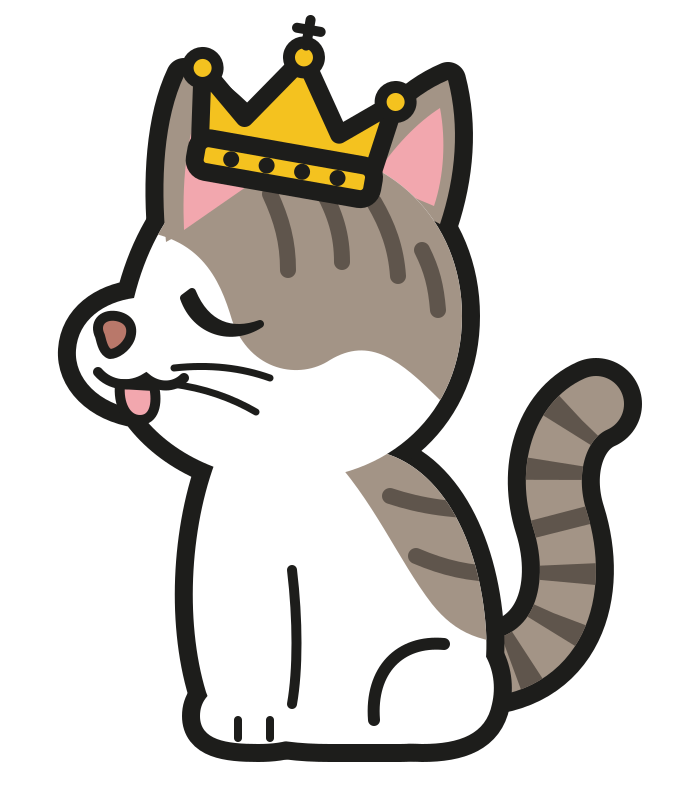

This figure's Python source:
# Lola-Logo: python lola.py (schreibt lola.svg); python make_assets.py (icon.png, logo.png, Vorschau)
"""Lola-Logo als SVG (Stil: flach, dicke schwarze Kontur, Krone, Augen zu)."""
import cairosvg, sys

K = "#1d1d1b"        # Kontur
W = "#ffffff"        # Fell weiß
T = "#a39486"        # Tabby hell
TD = "#5f554c"       # Tabby Streifen
G = "#f4c21f"        # Gold
P = "#f2a7ae"        # Rosa (Ohr, Zunge)
N = "#b9786a"        # Nase
SW = 18              # Konturbreite

def cat(bg=None):
    head = "M 318 168 C 420 168 492 240 492 336 C 492 432 420 500 318 500 C 250 500 196 470 168 430 C 128 424 104 398 106 370 C 108 340 134 322 164 318 C 186 228 244 168 318 168 Z"
    body = "M 250 470 C 220 540 214 640 236 712 C 250 752 300 764 360 764 L 430 764 C 496 764 520 720 516 650 C 510 560 470 480 400 470 Z"
    ear_front = "M 196 262 C 190 200 194 138 214 96 C 256 122 292 160 314 196 Z"
    ear_back = "M 380 196 C 408 150 440 116 478 100 C 490 146 486 196 470 244 Z"
    leg = "M 262 560 C 250 620 246 680 252 724 L 318 724 C 322 680 322 620 318 560 Z"
    paw = "M 230 736 C 230 708 262 700 290 700 C 322 700 340 712 340 736 C 340 758 316 764 288 764 C 256 764 230 760 230 736 Z"
    hind = "M 392 700 C 392 660 430 640 470 646 C 512 652 530 690 522 724 C 516 754 490 764 452 764 C 412 764 392 740 392 700 Z"
    tail = "M 500 690 C 590 690 612 610 590 540 C 574 490 590 440 626 424"
    parts = []
    if bg:
        parts.append(bg)
    # Schwanz (hinter allem): Kontur, Fell, Ringe
    parts.append(f'<path d="{tail}" fill="none" stroke="{K}" stroke-width="{56+2*SW}" stroke-linecap="round"/>')
    parts.append(f'<path d="{tail}" fill="none" stroke="{T}" stroke-width="56" stroke-linecap="round"/>')
    parts.append(f'<path d="{tail}" fill="none" stroke="{TD}" stroke-width="56" stroke-dasharray="18 34" stroke-dashoffset="10"/>')
    parts.append(f'<path d="M 626 424 m -6 0" fill="none" stroke="{TD}" stroke-width="56" stroke-linecap="round"/>')
    # Kontur aller Körperteile (Vereinigung): erst dicke Striche, dann Füllungen
    shapes = [ear_back, ear_front, body, hind, leg, paw, head]
    for d in shapes:
        parts.append(f'<path d="{d}" fill="{K}" stroke="{K}" stroke-width="{2*SW}" stroke-linejoin="round"/>')
    # Füllungen
    parts.append(f'<defs><clipPath id="cb"><path d="{body}"/></clipPath><clipPath id="ch"><path d="{head}"/></clipPath>'
                 f'<clipPath id="ce"><path d="{ear_front}"/></clipPath><clipPath id="cb2"><path d="{ear_back}"/></clipPath>'
                 f'<clipPath id="chind"><path d="{hind}"/></clipPath></defs>')
    parts.append(f'<path d="{ear_back}" fill="{T}"/>')
    parts.append(f'<path d="M 402 200 C 424 166 448 142 470 128 C 476 160 474 196 464 226 Z" fill="{P}" clip-path="url(#cb2)"/>')
    parts.append(f'<path d="{body}" fill="{W}"/>')
    # Tabby-Rücken
    parts.append(f'<g clip-path="url(#cb)"><path d="M 356 470 C 404 520 428 580 462 624 C 486 654 512 664 560 664 L 560 440 Z" fill="{T}"/>'
                 f'<path d="M 420 516 C 450 526 486 532 530 530 M 446 576 C 474 588 500 594 530 594" '
                 f'fill="none" stroke="{TD}" stroke-width="16" stroke-linecap="round"/></g>')
    parts.append(f'<path d="{hind}" fill="{W}"/>')
    parts.append(f'<path d="{leg}" fill="{W}"/>')
    parts.append(f'<path d="{paw}" fill="{W}"/>')
    parts.append(f'<path d="{head}" fill="{W}"/>')
    # Tabby-Kappe + Augenfleck
    parts.append(f'<g clip-path="url(#ch)"><path d="M 150 250 C 230 250 250 300 262 340 C 280 392 330 400 360 380 C 400 356 430 380 470 420 L 520 420 L 520 120 L 150 120 Z" fill="{T}"/>'
                 f'<path d="M 300 214 C 312 240 318 262 318 290 M 350 206 C 366 234 372 256 372 282 M 404 222 C 418 246 426 268 428 296 M 452 270 C 462 290 466 306 468 330" '
                 f'fill="none" stroke="{TD}" stroke-width="16" stroke-linecap="round"/></g>')
    parts.append(f'<path d="{ear_front}" fill="{T}"/>')
    parts.append(f'<path d="M 214 250 C 212 204 216 162 228 130 C 252 150 272 174 286 200 Z" fill="{P}" clip-path="url(#ce)"/>')
    # Nase (braun-rosa), Nasenrücken-Fleck
    parts.append(f'<path d="M 130 356 C 124 344 132 334 146 336 C 158 338 164 346 160 358 C 156 368 146 374 140 374 C 134 372 132 364 130 356 Z" '
                 f'fill="{N}" stroke="{K}" stroke-width="10" stroke-linejoin="round"/>')
    # Zunge (Blep) + Mund
    parts.append(f'<path d="M 150 404 C 148 424 156 440 170 440 C 184 440 188 424 184 406 Z" fill="{P}" stroke="{K}" stroke-width="10" stroke-linejoin="round"/>')
    parts.append(f'<path d="M 128 392 C 140 406 160 408 176 398 C 188 408 204 408 214 398" fill="none" stroke="{K}" stroke-width="10" stroke-linecap="round"/>')
    # geschlossenes Auge (Sichel wie beim Vorbild)
    parts.append(f'<path d="M 214 318 C 226 352 262 362 290 344 C 262 354 236 346 222 312 Z" fill="{K}" stroke="{K}" stroke-width="8" stroke-linejoin="round"/>')
    # Schnurrhaare
    parts.append(f'<path d="M 204 388 C 240 384 272 388 300 398 M 202 404 C 234 408 262 418 286 432" fill="none" stroke="{K}" stroke-width="7" stroke-linecap="round"/>')
    # Brustfell-Linie
    parts.append(f'<path d="M 322 590 C 328 640 328 690 322 724" fill="none" stroke="{K}" stroke-width="10" stroke-linecap="round"/>')
    parts.append(f'<path d="M 404 740 C 400 690 430 660 474 664" fill="none" stroke="{K}" stroke-width="12" stroke-linecap="round"/>')
    # Zehen
    parts.append(f'<path d="M 268 740 L 268 758 M 300 740 L 300 758" fill="none" stroke="{K}" stroke-width="8" stroke-linecap="round"/>')
    # Krone (schräg auf dem Kopf)
    crown = (f'<g transform="translate(318 168) rotate(10)">'
             f'<path d="M -86 22 L -98 -64 L -48 -22 L 0 -92 L 48 -22 L 98 -64 L 86 22 Z" fill="{G}" stroke="{K}" stroke-width="{SW}" stroke-linejoin="round"/>'
             f'<rect x="-90" y="4" width="180" height="34" rx="12" fill="{G}" stroke="{K}" stroke-width="{SW}"/>'
             + "".join(f'<circle cx="{x}" cy="21" r="8" fill="{K}"/>' for x in (-54, -18, 18, 54))
             + "".join(f'<circle cx="{x}" cy="{y}" r="15" fill="{G}" stroke="{K}" stroke-width="12"/>' for x, y in ((-98, -64), (0, -92), (98, -64)))
             + f'<path d="M 0 -130 L 0 -104 M -12 -120 L 12 -120" stroke="{K}" stroke-width="10" stroke-linecap="round"/>'
             + '</g>')
    parts.append(crown)
    return "\n".join(parts)

def svg(w, h, view, bg=None):
    return f'<svg xmlns="http://www.w3.org/2000/svg" width="{w}" height="{h}" viewBox="{view}">{cat(bg)}</svg>'

if __name__ == "__main__":
    s = svg(600, 800, "40 -10 640 820")
    open("lola.svg", "w").write(s)
    cairosvg.svg2png(bytestring=s.encode(), write_to="lola_preview.png", output_width=600)
